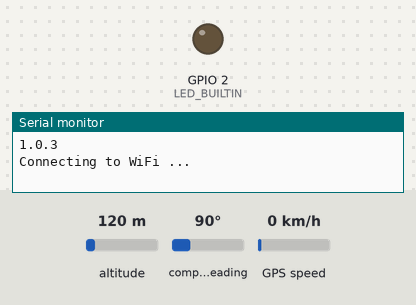
Recording of a sketch running on a simulated ESP32. Shown: output pins drawn as LEDs (lit = HIGH), the last lines printed to the serial monitor. The inputs (shaded band) are chosen by the test bench; at power-on: altitude 120 m, compass heading 90°, GPS speed 0 km/h. WiFi joins after 1.5 s; servers stay silent unless stated; uploads are accepted with an empty reply; the GPS gets a fix after 3 s at 37.7749, -122.4194 with 8 satellites. At 4.8 s the program puts the board to deep sleep or switches it off; the recording ends there.

Above: at 1.4 s.
At 3.5 s:
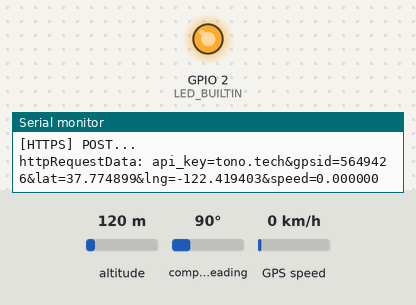
Timing chart, 0 to 4.8 s (numbered marks = the images above):
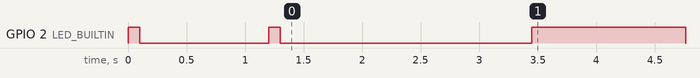

The sketch:

ESP32_HTTPS_POST_GPS.ino
```cpp
#include <WiFi.h>
#include <HTTPClient.h>

// Replace with your network credentials
const char* ssid = "SookYenFarm";
const char* password = "0863741677";
const char* host = "https://gpstracking.tono.tech/post-data.php";
const char* api   = "tono.tech";  //API Key

int LED_BUILTIN = 2;
uint32_t chipId = 0;

#include <TinyGPS++.h>
#include <HardwareSerial.h>

#define RXPin (22)
#define TXPin (21)

static const uint32_t GPSBaud = 9600;
float latitude, longitude, speed;
String lat_str, lng_str, spd_str;

#define uS_TO_S_FACTOR 1000000  /* Conversion factor for micro seconds to seconds */
#define TIME_TO_SLEEP  30        /* Time ESP will go to sleep (in seconds) */

// The TinyGPS++ object
TinyGPSPlus gps;

// The serial connection to the GPS device
HardwareSerial ss(2);

void setup() {
  pinMode(LED_BUILTIN, OUTPUT);
  Serial.begin(9600);
  ss.begin(GPSBaud, SERIAL_8N1, RXPin, TXPin, false);
  Serial.println(TinyGPSPlus::libraryVersion());
  Serial.println();
  // Initialize Wi-Fi
  WiFi.mode(WIFI_STA);
  WiFi.begin(ssid, password);
  Serial.print("Connecting to WiFi ..");
  while (WiFi.status() != WL_CONNECTED) {
    // LED Status
    digitalWrite(LED_BUILTIN, HIGH);
    delay(100);
    digitalWrite(LED_BUILTIN, LOW);
    delay(100);
    Serial.print('.');
    delay(1000);
  }
  Serial.println(WiFi.localIP());
}

void getdata(String lat_str, String lng_str, String spd_str) {

    HTTPClient https;
    https.begin(host);
    https.addHeader("Content-Type", "application/x-www-form-urlencoded");

    // Chip ID
    for(int i=0; i<17; i=i+8) {
      chipId |= ((ESP.getEfuseMac() >> (40 - i)) & 0xff) << i;
    }
    Serial.print("Chip ID: ");
    Serial.println(chipId);

//    Serial.print("Latitude= ");
//    Serial.print(lat_str);
//    Serial.print(" Longitude= ");
//    Serial.print(lng_str);
//    Serial.print(" Speed= ");
//    Serial.println(spd_str);


    String httpRequestData = "api_key=";
    httpRequestData += api;
    httpRequestData += "&gpsid=";
    httpRequestData += chipId;
    httpRequestData += "&lat=";
    httpRequestData += lat_str;
    httpRequestData += "&lng=";
    httpRequestData += lng_str;
    httpRequestData += "&speed=";
    httpRequestData += spd_str;

    //Initializing an HTTPS communication using the secure client
    Serial.print("[HTTPS] begin...\n");
    Serial.println("LED ON");
    digitalWrite(LED_BUILTIN, HIGH);

      Serial.print("[HTTPS] POST...\n");
      // start connection and send HTTP header
      //String httpRequestData = "api_key=tono.tech&gpsid=2580252&lat=13.831049&lng=100.572044&speed=14.667840";
      Serial.print("httpRequestData: ");
      Serial.println(httpRequestData);

      int httpCode = https.POST(httpRequestData);
      // httpCode will be negative on error
      if (httpCode > 0) {
      // HTTP header has been send and Server response header has been handled
       Serial.printf("[HTTPS] POST... code: %d\n", httpCode);
      // file found at server
        if (httpCode == HTTP_CODE_OK || httpCode == HTTP_CODE_MOVED_PERMANENTLY) {
          // print server response payload
          String payload = https.getString();
          Serial.println(payload);
        }
      }
      else {
        Serial.printf("[HTTPS] POST... failed, error: %s\n", https.errorToString(httpCode).c_str());
      }
      https.end();
      delay(1000);
      Serial.println("LED OFF");
      digitalWrite(LED_BUILTIN, LOW);

}

void loop() {
  // This sketch displays information every time a new sentence is correctly encoded.
  while (ss.available() > 0){
    gps.encode(ss.read());
    if (gps.location.isUpdated()){
      Serial.print("Latitude= ");
      Serial.print(gps.location.lat(), 6);
      Serial.print(" Longitude= ");
      Serial.print(gps.location.lng(), 6);
      Serial.print(" Speed= ");
      Serial.println(gps.speed.kmph(), 6);

      latitude = gps.location.lat();
      lat_str = String(latitude , 6);

      longitude = gps.location.lng();
      lng_str = String(longitude , 6);

      speed = gps.speed.kmph();
      spd_str = String(speed , 6);

      getdata(lat_str, lng_str, spd_str);
      Serial.print("Sleeping ");
      Serial.print(TIME_TO_SLEEP);
      Serial.println(" seconds ..");
      // Deep Sleep TIME_TO_SLEEP seconds
      ESP.deepSleep(TIME_TO_SLEEP * uS_TO_S_FACTOR);
      //delay(30000);
    }
  }

}
```

Measured:
- by itself, GPIO 2 (LED_BUILTIN): goes LOW 1.1 s, HIGH 0.10 s, LOW 2.1 s, HIGH 1.3 s, then LOW
